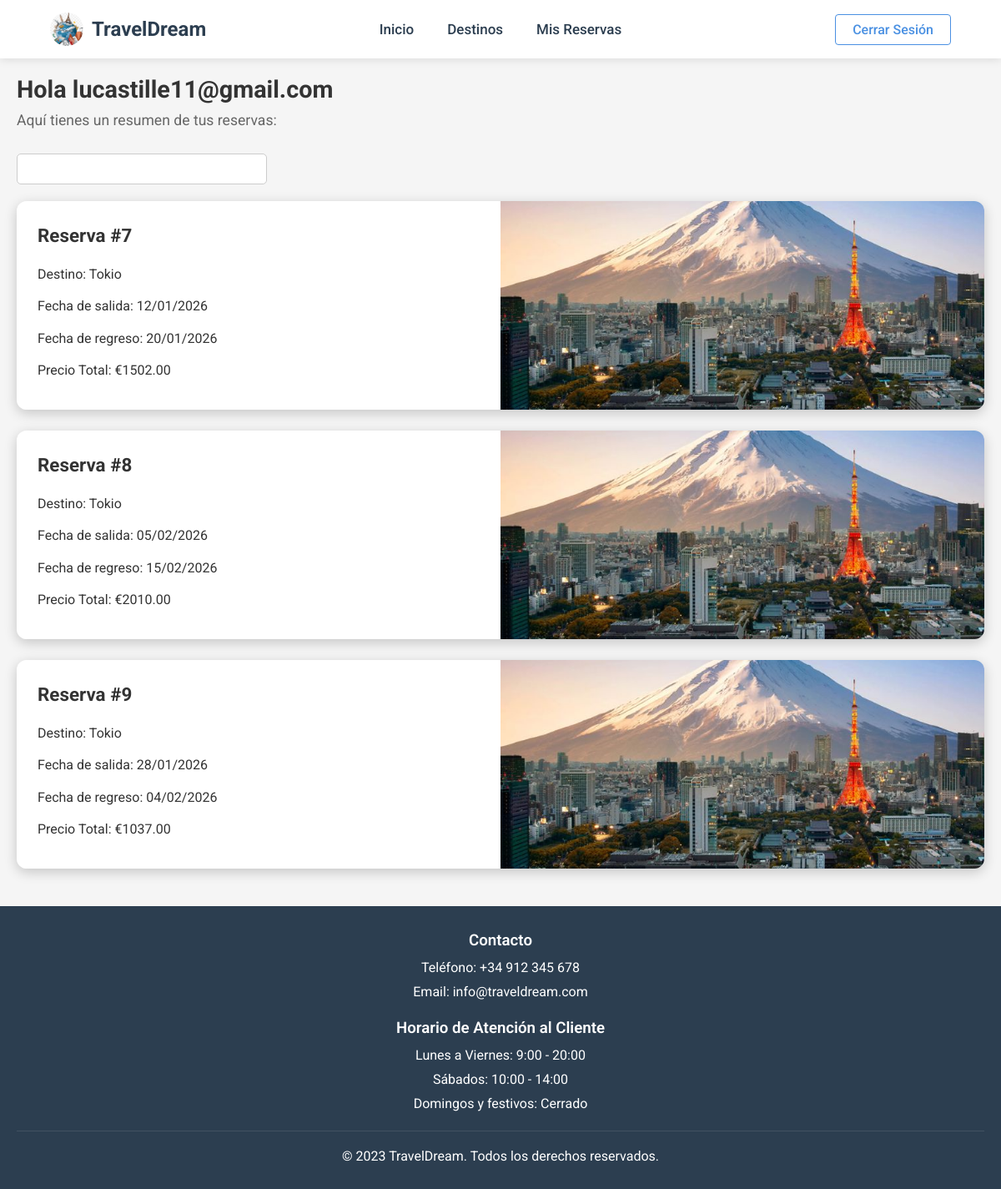
/mis_reservas/ (signed in), run on the app's committed database.
### appAgenciaDjango/models.py (models this page shows, shortened)
class Cliente(AbstractUser):
    clienteID = models.AutoField(primary_key=True)
    nombre = models.CharField(max_length=100)
    apellido = models.CharField(max_length=100)
    telefono = models.CharField(max_length=15)
    email = models.EmailField(unique=True)
    USERNAME_FIELD = 'email'
    REQUIRED_FIELDS = ['nombre', 'apellido', 'username']

class Reserva(models.Model):
    clienteID = models.ForeignKey(Cliente, on_delete=models.CASCADE)
    viajeID = models.ForeignKey(Viaje, on_delete=models.CASCADE)
    fecha_reserva = models.DateField(auto_now_add=True)
    seguro_viaje = models.BooleanField(default=False)
    def precio_total(self):
        return self.viajeID.precio + 50*self.seguro_viaje
    def __str__(self):
        return f"Reserva {self.viajeID} - {self.clienteID.nombre}"

class Viaje(models.Model):
    viajeID = models.AutoField(primary_key=True)
    destino = models.ForeignKey(Destino, on_delete=models.CASCADE)
    precio = models.DecimalField(max_digits=10, decimal_places=2)
    fecha_salida = models.DateField()
    fecha_regreso = models.DateField()
    plazas_totales = models.IntegerField()
    def __str__(self):
        return f"{self.viajeID} - {self.destino.nombre}"

class Destino(models.Model):
    destinoID = models.AutoField(primary_key=True)
    nombre = models.CharField(max_length=100)
    descripcion = models.TextField()
    pais = models.CharField(max_length=100)
    moneda = models.CharField(max_length=50)

### appAgenciaDjango/views.py (the view)
# urls.py: path('mis_reservas/', views.mis_reservas, name='mis_reservas'),
def mis_reservas(request):
    if not request.user.is_authenticated:
        return redirect('login')
    cliente = request.user
    cliente = Cliente.objects.get(email=cliente.email)
    reservas = Reserva.objects.filter(clienteID=cliente.clienteID)
    print(reservas)
    reservas_updated =[reserva for reserva in reservas if reserva.viajeID.fecha_regreso >=  datetime.date.today()]
    ids = [hash(reserva) for reserva in reservas]
    return render(request, 'mis_reservas.html', {'reservas': zip(reservas_updated, ids) })

### appAgenciaDjango/templates/mis_reservas.html (shortened to what this page needs)
{% extends 'base.html' %}
{% load static %}
{% block extra_css %}
<link rel="stylesheet" href="{% static 'css/mis_reservas.css' %}">
{% endblock %}
{% block contenido %}
<div class="reservas-container">
    <p class="user-greeting">Hola {{ user.username }}</p>
    <p class="user-info">Aquí tienes un resumen de tus reservas:</p>
    <input type="text" id="barra-busqueda" name="barra-busqueda">
<div class="reservas-grid">
    {% for reserva, id in reservas %}
    <div class="reserva-card" data-nombre="{{ reserva.viajeID.destino.nombre }}">
        <div class="reserva-card-left">
            <h3 class="reserva-title">Reserva #{{ id }}</h3>
            <p>Destino: {{ reserva.viajeID.destino.nombre }}</p>
            <p>Fecha de salida: {{ reserva.viajeID.fecha_salida|date:"d/m/Y" }}</p>
            <p>Fecha de regreso: {{ reserva.viajeID.fecha_regreso|date:"d/m/Y" }}</p>
            <p>Precio Total: €{{ reserva.precio_total }}</p>
        </div>
        <div class="reserva-image">
            <img src="{% static 'images/' %}{{ reserva.viajeID.destino.nombre }}.jpg?v=2" alt="{{reserva.viajeID.destino.nombre}}">
        </div>
    </div>
{% empty %}
    <p class="no-reservas">No tienes reservas aún.</p>
{% endfor %}
</div>
</div>
{% endblock %}

### appAgenciaDjango/static/css/base.css (style rules this page uses)
* { margin: 0; padding: 0; box-sizing: border-box; font-family: 'Roboto', 'Segoe UI', Tahoma, Geneva, Verdana, sans-serif; }
body { background-color: #f5f5f5; color: #333; display: flex; flex-direction: column; min-height: 100vh; }

### appAgenciaDjango/static/css/mis_reservas.css (style rules this page uses)
.reservas-container { max-width: 1200px; margin: 0 auto; padding: 20px; }
.reserva-card { display: grid; grid-template-columns: 1fr 1fr; border-radius: 12px; overflow: hidden; margin-bottom: 25px; box-shadow: 0 4px 15px rgba(0,0,0,0.2); transition: transform 0.3s ease, box-shadow 0.3s ease; min-height: 220px; }
.reserva-card-left { background-color: #fff; padding: 25px; display: flex; flex-direction: column; justify-content: center; color: #333; }
.reserva-title { margin-top: 0; margin-bottom: 15px; font-size: 1.4rem; }
.reserva-card-left p { margin: 8px 0; font-size: 1rem; line-height: 1.4; }
.reserva-image { width: 100%; height: 250px; overflow: hidden; display: block; position: relative; }
.reserva-image img { width: 100%; height: 100%; object-fit: cover; object-position: center; display: block; position: absolute; top: 0; left: 0; }
.user-greeting { font-size: 1.8rem; color: #333; margin-bottom: 10px; font-weight: bold; }
.user-info { font-size: 1.1rem; color: #666; margin-bottom: 30px; }
#barra-busqueda { width: 100%; max-width: 300px; padding: 8px; margin-bottom: 20px; font-size: 1rem; border: 1px solid #ccc; border-radius: 5px; }

### data on the page
Cliente: username "lucastille11@gmail.com"
Reserva: id "7", viajeID.destino.nombre "Tokio", viajeID.fecha_salida "12/01/2026", viajeID.fecha_regreso "20/01/2026", precio_total "1502.00", viajeID.destino.nombre (picture)
Reserva: id "8", viajeID.destino.nombre "Tokio", viajeID.fecha_salida "05/02/2026", viajeID.fecha_regreso "15/02/2026", precio_total "2010.00", viajeID.destino.nombre (picture)
Reserva: id "9", viajeID.destino.nombre "Tokio", viajeID.fecha_salida "28/01/2026", viajeID.fecha_regreso "04/02/2026", precio_total "1037.00", viajeID.destino.nombre (picture)
